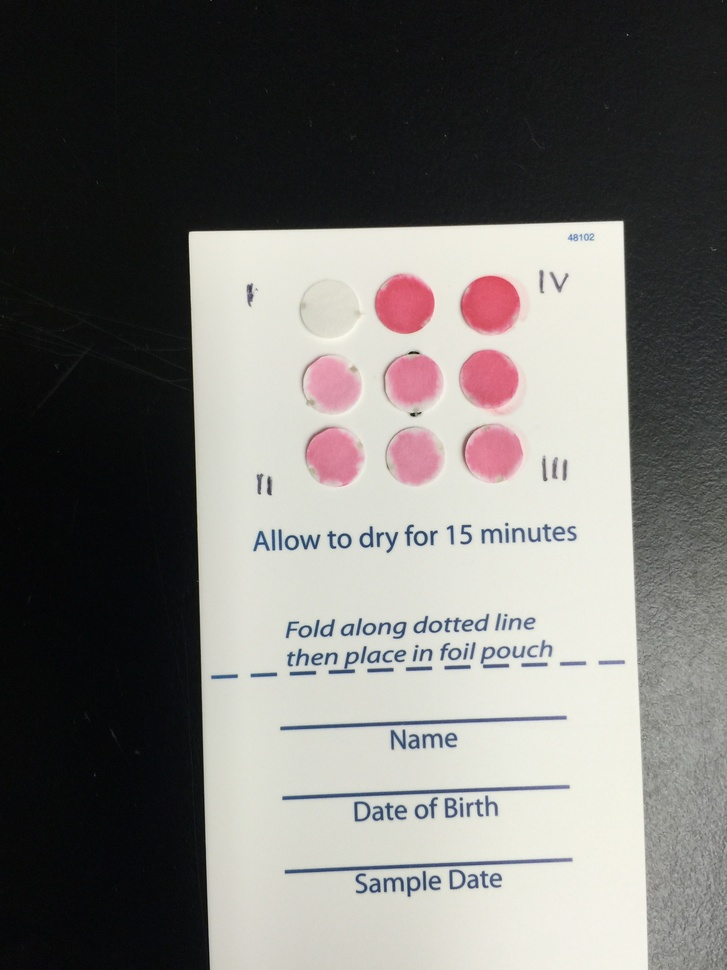
#> input picture img.jpeg, 727 x 970 px, shrunk from 2448 x 3264 before the run
$ python Canny_edge.py ../../img.jpeg
#> lines starting #> are read from the running program, lines starting #| are printed output that depends on the picture; after the words box and inside, x2 and y2 are one past the last pixel; in counts of white or black regions, pixels touching at a corner belong together
import cv2
import sys

image = cv2.imread(sys.argv[1])
#> image is the input picture: shape (970, 727, 3); mean B, G, R 112.6, 115.8, 117.5
image = cv2.Canny(image,100,200)
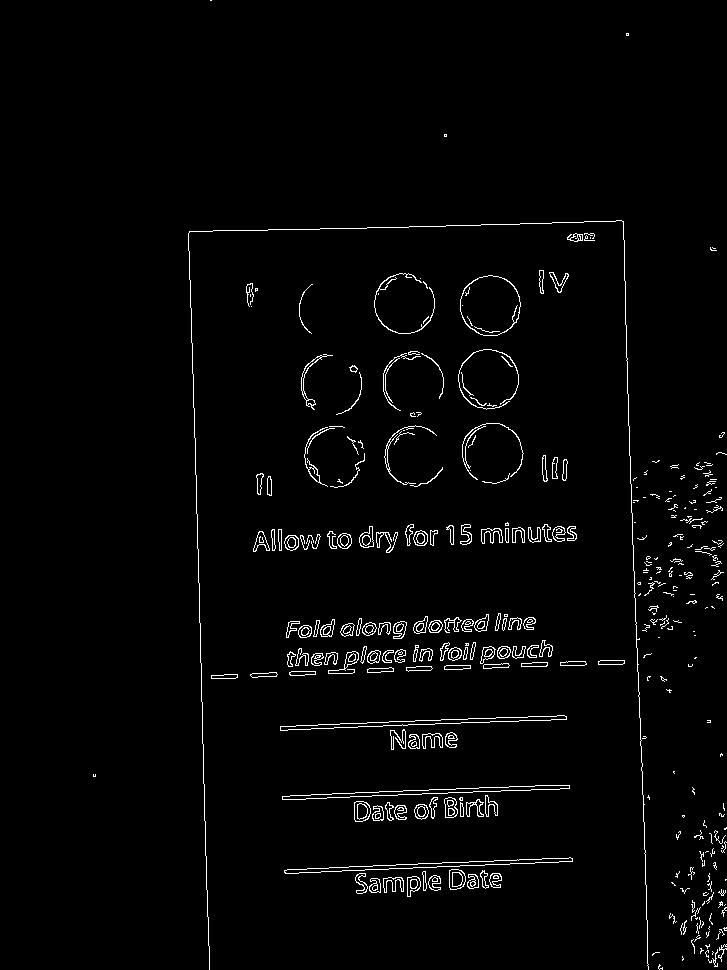
#> image: shape (970, 727); 2.2% white in thin lines or dots, all inside (x1, y1, x2, y2) = (93, 0, 727, 970)
cv2.imwrite(sys.argv[1],image)
